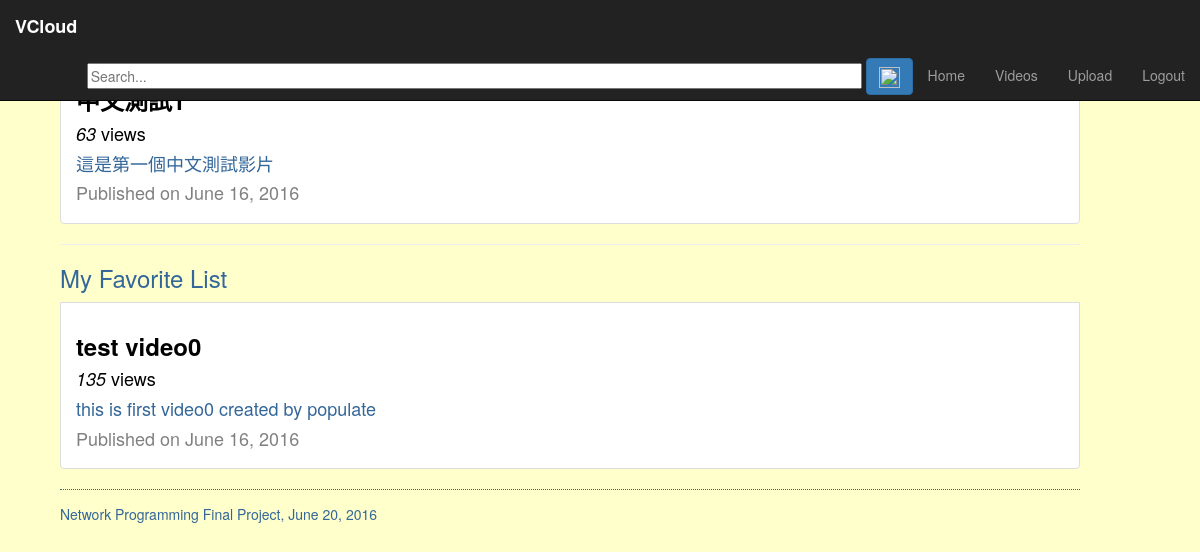
Page /vod/personal_videos?user_id=3 (signed in) on the committed database.
### vod/models.py (models this page shows, shortened)
class Video(models.Model):
    user = models.ForeignKey(User, verbose_name='video_user', on_delete=models.CASCADE)
    title = models.CharField(max_length=128)
    description = models.CharField(max_length=1024)
    upload_date = models.DateField(auto_now_add=True)
    duration = models.DurationField(default=timedelta())
    views = models.IntegerField(default=0)
    url = models.URLField(null=True)

### vod/views.py (the view)
@login_required
def personal_videos(request):
    context_dict = {}
    if request.method == 'GET':
        if 'user_id' in request.GET:
            user_id = request.GET['user_id']
            if not user_id or not user_id.isdigit():
                 return redirect('/vod/')
            user_id = int(user_id)
            personal_list = Video.objects.filter(user__id=user_id).order_by('-upload_date')
            context_dict['personal_list'] = personal_list
            get_like_list = LikeVideo.objects.filter(user__id=user_id)
            video_id_list = []
            for get_like in get_like_list:
                video_id_list.append(get_like.video.id)
            like_list = Video.objects.filter(id__in=video_id_list).order_by('-upload_date')
            context_dict['like_list'] = like_list
    return render(request, 'vod/personal_videos.html', context_dict)

### templates/vod/personal_videos.html (shortened to what this page needs)
{% extends 'base.html' %}
{% load staticfiles %}
{% block head %}
  <link rel="stylesheet" href="{% static "css/index.css" %}">
{% endblock %}
{% block body_block %}
  {% if personal_list %}
    <ul class="list-group">
      <h3>My Uploaded Videos</h3>
      {% for personal in personal_list %}
        <li class="list-group-item">
          <div>
            <h3><a href="{% url 'videoplay' %}?video_id={{personal.id}}"><font color=black><b>{{ personal.title }}</b></font></a></h3>
            <h4><font color=black><em>{{ personal.views }}</em> views</font></h4>
            <h4>{{ personal.description }}</h4>
            <h4><font color=gray>Published on {{ personal.upload_date }}</font></h4>
          </div>
        </li>
      {% endfor %}
    </ul>
  {% else %}
    <h3>You haven't uploaded a video yet.</h3>
  {% endif %}
  <hr>
  {% if like_list %}
    <ul class="list-group">
      <h3>My Favorite List</h3>
      {% for like in like_list %}
        <li class="list-group-item">
          <div>
            <h3><a href="{% url 'videoplay' %}?video_id={{like.id}}"><font color=black><b>{{ like.title }}</b></font></a></h3>
            <h4><font color=black><em>{{ like.views }}</em> views</font></h4>
            <h4>{{ like.description }}</h4>
            <h4><font color=gray>Published on {{ like.upload_date }}</font></h4>
          </div>
        </li>
      {% endfor %}
    </ul>
  {% else %}
    <h3>No favorite videos.</h3>
  {% endif %}
{% endblock %}

### vod/static/css/index.css (style rules this page uses)
body { padding-left: 0em; color: #336699; background-color: #FFFFCC; margin-left: 5%; margin-right: 10%; }
:link { color: #006633; }

### rows in the picture
Video: views "63", description "這是第一個中文測試影片", upload_date "June 16, 2016"
Video: title "test video0", views "135", description "this is first video0 created by populate", upload_date "June 16, 2016"
